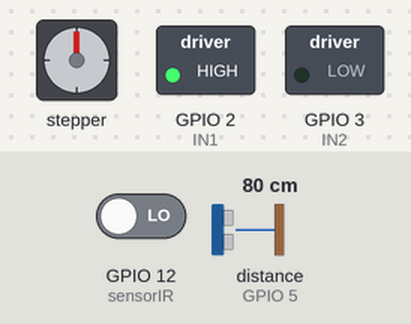
This sketch was run on a simulated ESP32-S3. On the bench: stepper motor, switched loads named in the sketch (green lamp = pin HIGH). Inputs (shaded band) come from the test bench; at power-on: GPIO 12 (sensorIR) LOW, distance to the obstacle (sensor on GPIO 5) 80 cm. The echo pulse lasts 58.3 µs per cm; WiFi joins after 1.5 s; servers stay silent unless stated; random numbers use the default seed unless the sketch sets one; no MQTT or app messages arrive unless stated; stepper angles assume 2048 steps per turn; pins used as bus, display or sensor lines are not drawn; what the sketch prints to the serial monitor is not drawn.

Above: at 2.7 s.
2.8 s: GPIO 12 (sensorIR) driven HIGH
At 2.95 s:
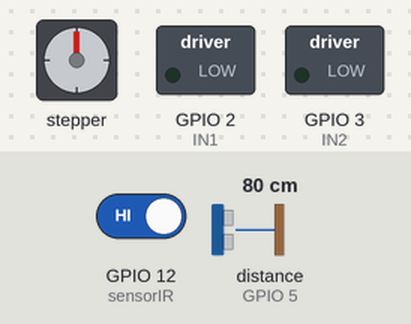
At 5.3 s:
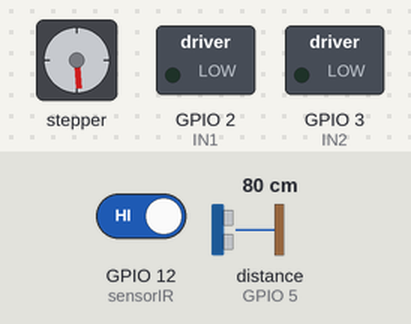
Timing chart, 0 to 9.7 s (numbered marks = the images above; inputs shaded):
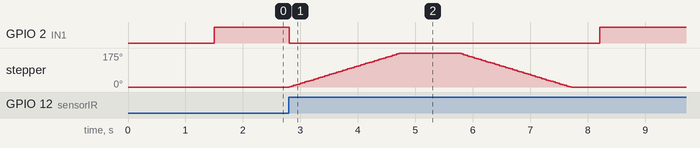

The sketch:

Completo.ino
```cpp
#include <Stepper.h>
#include <WiFi.h>          // ESP32
#include <PubSubClient.h>

/*
=================================================
CONFIGURACOES WIFI E MQTT
=================================================
*/

const char* ssid = "SEU_WIFI";
const char* password = "SUA_SENHA";

const char *mqtt_broker = "broker.emqx.io";
const char *mqtt_username = "emqx";
const char *mqtt_password = "public";
const int mqtt_port = 1883;

WiFiClient espClient;
PubSubClient client(espClient);

/*
=================================================
ESTEIRA
=================================================
*/

const int IN1 = 2;
const int IN2 = 3;

/*
=================================================
MOTOR DE PASSO DA PAREDE
=================================================
*/

const int passosPorVolta = 2048;

Stepper motor(passosPorVolta, 8, 10, 9, 11);

const int CURSO_MAX_PASSOS = 1000;

int posicaoParede = 0;

/*
=================================================
SENSORES
=================================================
*/

const int sensorIR = 12;

const int trigAltura = 4;
const int echoAltura = 5;

const int trigLargura = 6;
const int echoLargura = 7;

/*
=================================================
PARAMETROS DE MEDICAO
=================================================
*/

const float velocidadeEsteira = 10.0; // cm/s
const float margemErro = 1.5;

const float alturaReferencia = 14.0;
const float larguraReferencia = 20.0; // AJUSTAR

/*
=================================================
CONTROLE
=================================================
*/

int estadoAnterior = LOW;

/*
=================================================
WIFI
=================================================
*/

void conectarWifi() {

  WiFi.begin(ssid, password);

  Serial.print("Conectando WiFi");

  while (WiFi.status() != WL_CONNECTED) {
    delay(500);
    Serial.print(".");
  }

  Serial.println();
  Serial.println("WiFi conectado");
}

/*
=================================================
MQTT
=================================================
*/

void reconnectMQTT() {

  while (!client.connected()) {

    Serial.print("Conectando MQTT...");

    String clientId = "ClassificadorLEGO-";
    clientId += String(random(0xffff), HEX);

    if (client.connect(
          clientId.c_str(),
          mqtt_username,
          mqtt_password)) {

      Serial.println(" conectado");

    } else {

      Serial.print(" falhou rc=");
      Serial.print(client.state());

      delay(2000);
    }
  }
}

void enviarMQTT(
    float altura,
    float largura,
    float comprimento,
    float volume) {

  String payload = "{";

  payload += "\"altura\":";
  payload += String(altura, 2);

  payload += ",\"largura\":";
  payload += String(largura, 2);

  payload += ",\"comprimento\":";
  payload += String(comprimento, 2);

  payload += ",\"volume\":";
  payload += String(volume, 2);

  payload += "}";

  client.publish(
      "projeto/esteira/medidas",
      payload.c_str());

  Serial.println("Dados enviados MQTT");
}

/*
=================================================
SETUP
=================================================
*/

void setup() {

  Serial.begin(115200);

  randomSeed(micros());

  pinMode(IN1, OUTPUT);
  pinMode(IN2, OUTPUT);

  motor.setSpeed(15);

  pinMode(sensorIR, INPUT);

  pinMode(trigAltura, OUTPUT);
  pinMode(echoAltura, INPUT);

  pinMode(trigLargura, OUTPUT);
  pinMode(echoLargura, INPUT);

  estadoAnterior = digitalRead(sensorIR);

  conectarWifi();

  client.setServer(mqtt_broker, mqtt_port);

  Serial.println("Sistema iniciado");

  girarFrente();

}

/*
=================================================
LOOP
=================================================
*/

void loop() {

  if (!client.connected()) {
    reconnectMQTT();
  }

  client.loop();

  int estado = digitalRead(sensorIR);

  /*
    PECA DETECTADA
  */

  if (estado == HIGH && estadoAnterior == LOW) {

    Serial.println();
    Serial.println("PECA DETECTADA");

    /*
      1 - PARA ESTEIRA
    */

    pararMotor();

    /*
      2 - FECHA PAREDE
    */

    fecharParede();

    delay(1000);

    /*
      3 - ABRE PAREDE
    */

    separarParede();

    delay(500);

    /*
      4 - RELIGA A ESTEIRA
    */

    girarFrente();

    /*
      5 - MEDIR COMPRIMENTO
      A PECA ESTA EM MOVIMENTO
    */

    float comprimento =
        calcularComprimento(
            trigAltura,
            echoAltura);

    /*
      6 - MEDIR ALTURA
    */

    float altura =
        calcularAltura(
            trigAltura,
            echoAltura);

    /*
      7 - MEDIR LARGURA
    */

    float largura =
        calcularLargura(
            trigLargura,
            echoLargura);

    /*
      8 - CALCULAR VOLUME
    */

    float volume =
        altura *
        largura *
        comprimento;

    /*
      9 - EXIBIR
    */

    Serial.println();
    Serial.println("===== RESULTADO =====");

    Serial.print("Altura: ");
    Serial.print(altura);
    Serial.println(" cm");

    Serial.print("Largura: ");
    Serial.print(largura);
    Serial.println(" cm");

    Serial.print("Comprimento: ");
    Serial.print(comprimento);
    Serial.println(" cm");

    Serial.print("Volume: ");
    Serial.print(volume);
    Serial.println(" cm3");

    /*
      10 - MQTT
    */
if (
    altura > 0 &&
    largura > 0 &&
    comprimento > 0
   )
{
    enviarMQTT(
        altura,
        largura,
        comprimento,
        volume);
}
  }

  estadoAnterior = estado;
}

/*
=================================================
ESTEIRA
=================================================
*/

void girarFrente() {

  digitalWrite(IN1, HIGH);
  digitalWrite(IN2, LOW);
}

void pararMotor() {

  digitalWrite(IN1, LOW);
  digitalWrite(IN2, LOW);
}

/*
=================================================
PAREDE
=================================================
*/

void fecharParede() {

  int passos =
      CURSO_MAX_PASSOS - posicaoParede;

  if (passos > 0) {

    motor.step(passos);

    posicaoParede += passos;
  }
}

void separarParede() {

  int passos = posicaoParede;

  if (passos > 0) {

    motor.step(-passos);

    posicaoParede -= passos;
  }
}

/*
=================================================
ULTRASSONICO
=================================================
*/

float calcularDistancia(
    int trig,
    int echo,
    float referencia) {

  digitalWrite(trig, LOW);
  delayMicroseconds(2);

  digitalWrite(trig, HIGH);
  delayMicroseconds(10);

  digitalWrite(trig, LOW);

  unsigned long duracao =
      pulseIn(echo, HIGH, 30000);

  if (duracao == 0) {
    return -1;
  }

  float distancia =
      duracao * 0.0343 / 2.0;

  float medida =
      referencia - distancia;

  if (medida < 0) {
    medida = 0;
  }

  return medida;
}

/*
=================================================
ALTURA
=================================================
*/

float calcularAltura(int trig, int echo) {

  float altura =
      calcularDistancia(
          trig,
          echo,
          alturaReferencia);

  return altura;
}

/*
=================================================
LARGURA
=================================================
*/

float calcularLargura(int trig, int echo) {

  float largura =
      calcularDistancia(
          trig,
          echo,
          larguraReferencia);

  return largura;
}

/*
=================================================
COMPRIMENTO
=================================================
*/

float calcularComprimento(
    int trig,
    int echo) {

  float leitura;

  Serial.println(
      "Aguardando passagem da peca...");

  do {

    leitura =
        calcularDistancia(
            trig,
            echo,
            alturaReferencia);

  } while (leitura <= margemErro);

  unsigned long inicio =
      millis();

  int leiturasAusentes = 0;

  while (leiturasAusentes < 2) {

    leitura =
        calcularDistancia(
            trig,
            echo,
            alturaReferencia);

    if (leitura < 0) {
      continue;
    }

    if (leitura <= margemErro) {

      leiturasAusentes++;

    } else {

      leiturasAusentes = 0;
    }
  }

  unsigned long fim =
      millis();

  float segundos =
      (fim - inicio) / 1000.0;

  float comprimento =
      velocidadeEsteira *
      segundos;

  return comprimento;
}
```

Measured:
- after the input at 2.8 s, GPIO 2 (IN1): HIGH → LOW at once, → HIGH 5.4 s later; stepper: turns 175° clockwise in 2.0 s, then 175° counter-clockwise in 2.0 s
